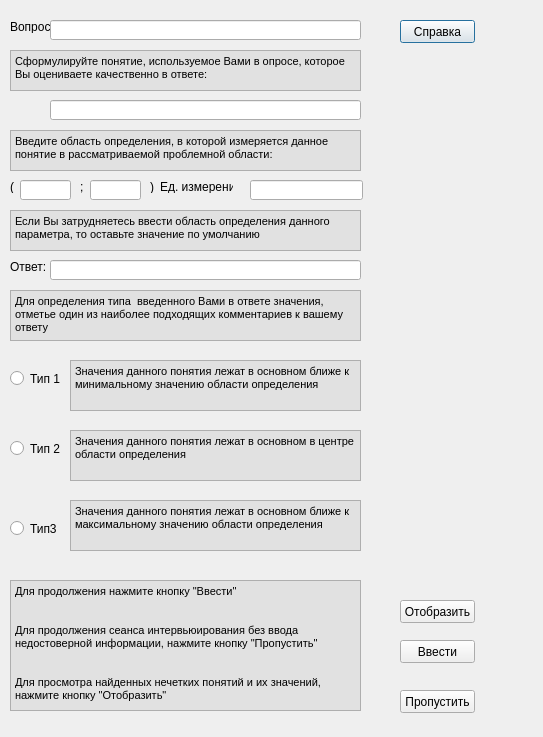
<?xml version="1.0" encoding="UTF-8"?>
<ui version="4.0">
 <class>nf</class>
 <widget class="QDialog" name="nf">
  <property name="geometry">
   <rect>
    <x>0</x>
    <y>0</y>
    <width>543</width>
    <height>737</height>
   </rect>
  </property>
  <property name="windowTitle">
   <string>Dialog</string>
  </property>
  <widget class="QLabel" name="label">
   <property name="geometry">
    <rect>
     <x>10</x>
     <y>20</y>
     <width>47</width>
     <height>13</height>
    </rect>
   </property>
   <property name="text">
    <string>Вопрос:</string>
   </property>
   <property name="textFormat">
    <enum>Qt::RichText</enum>
   </property>
  </widget>
  <widget class="QLineEdit" name="lineEdit">
   <property name="geometry">
    <rect>
     <x>50</x>
     <y>20</y>
     <width>311</width>
     <height>20</height>
    </rect>
   </property>
   <property name="text">
    <string/>
   </property>
  </widget>
  <widget class="QTextBrowser" name="textBrowser">
   <property name="geometry">
    <rect>
     <x>10</x>
     <y>50</y>
     <width>351</width>
     <height>41</height>
    </rect>
   </property>
   <property name="mouseTracking">
    <bool>false</bool>
   </property>
   <property name="styleSheet">
    <string>background-color: rgb(225, 225, 225)</string>
   </property>
   <property name="html">
    <string>&lt;!DOCTYPE HTML PUBLIC &quot;-//W3C//DTD HTML 4.0//EN&quot; &quot;http://www.w3.org/TR/REC-html40/strict.dtd&quot;&gt;
&lt;html&gt;&lt;head&gt;&lt;meta name=&quot;qrichtext&quot; content=&quot;1&quot; /&gt;&lt;style type=&quot;text/css&quot;&gt;
p, li { white-space: pre-wrap; }
&lt;/style&gt;&lt;/head&gt;&lt;body style=&quot; font-family:'MS Shell Dlg 2'; font-size:8.25pt; font-weight:400; font-style:normal;&quot;&gt;
&lt;p style=&quot; margin-top:0px; margin-bottom:0px; margin-left:0px; margin-right:0px; -qt-block-indent:0; text-indent:0px;&quot;&gt;Сформулируйте понятие, используемое Вами в опросе, которое Вы оцениваете качественно в ответе:&lt;/p&gt;&lt;/body&gt;&lt;/html&gt;</string>
   </property>
  </widget>
  <widget class="QLineEdit" name="lineEdit_2">
   <property name="geometry">
    <rect>
     <x>50</x>
     <y>100</y>
     <width>311</width>
     <height>20</height>
    </rect>
   </property>
  </widget>
  <widget class="QTextBrowser" name="textBrowser_2">
   <property name="geometry">
    <rect>
     <x>10</x>
     <y>130</y>
     <width>351</width>
     <height>41</height>
    </rect>
   </property>
   <property name="mouseTracking">
    <bool>false</bool>
   </property>
   <property name="styleSheet">
    <string>background-color: rgb(225, 225, 225)</string>
   </property>
   <property name="html">
    <string>&lt;!DOCTYPE HTML PUBLIC &quot;-//W3C//DTD HTML 4.0//EN&quot; &quot;http://www.w3.org/TR/REC-html40/strict.dtd&quot;&gt;
&lt;html&gt;&lt;head&gt;&lt;meta name=&quot;qrichtext&quot; content=&quot;1&quot; /&gt;&lt;style type=&quot;text/css&quot;&gt;
p, li { white-space: pre-wrap; }
&lt;/style&gt;&lt;/head&gt;&lt;body style=&quot; font-family:'MS Shell Dlg 2'; font-size:8.25pt; font-weight:400; font-style:normal;&quot;&gt;
&lt;p style=&quot; margin-top:0px; margin-bottom:0px; margin-left:0px; margin-right:0px; -qt-block-indent:0; text-indent:0px;&quot;&gt;Введите область определения, в которой измеряется данное понятие в рассматриваемой проблемной области:&lt;/p&gt;&lt;/body&gt;&lt;/html&gt;</string>
   </property>
  </widget>
  <widget class="QLabel" name="label_2">
   <property name="geometry">
    <rect>
     <x>10</x>
     <y>180</y>
     <width>4</width>
     <height>13</height>
    </rect>
   </property>
   <property name="text">
    <string>(</string>
   </property>
  </widget>
  <widget class="QLabel" name="label_3">
   <property name="geometry">
    <rect>
     <x>80</x>
     <y>180</y>
     <width>4</width>
     <height>13</height>
    </rect>
   </property>
   <property name="text">
    <string>;</string>
   </property>
  </widget>
  <widget class="QLabel" name="label_4">
   <property name="geometry">
    <rect>
     <x>160</x>
     <y>180</y>
     <width>73</width>
     <height>13</height>
    </rect>
   </property>
   <property name="text">
    <string>Ед. измерения</string>
   </property>
  </widget>
  <widget class="QLabel" name="label_5">
   <property name="geometry">
    <rect>
     <x>150</x>
     <y>180</y>
     <width>4</width>
     <height>13</height>
    </rect>
   </property>
   <property name="text">
    <string>)</string>
   </property>
  </widget>
  <widget class="QLineEdit" name="lineEdit_3">
   <property name="geometry">
    <rect>
     <x>250</x>
     <y>180</y>
     <width>113</width>
     <height>20</height>
    </rect>
   </property>
  </widget>
  <widget class="QLineEdit" name="lineEdit_4">
   <property name="geometry">
    <rect>
     <x>20</x>
     <y>180</y>
     <width>51</width>
     <height>20</height>
    </rect>
   </property>
  </widget>
  <widget class="QLineEdit" name="lineEdit_5">
   <property name="geometry">
    <rect>
     <x>90</x>
     <y>180</y>
     <width>51</width>
     <height>20</height>
    </rect>
   </property>
  </widget>
  <widget class="QTextBrowser" name="textBrowser_3">
   <property name="geometry">
    <rect>
     <x>10</x>
     <y>210</y>
     <width>351</width>
     <height>41</height>
    </rect>
   </property>
   <property name="mouseTracking">
    <bool>false</bool>
   </property>
   <property name="styleSheet">
    <string>background-color: rgb(225, 225, 225)</string>
   </property>
   <property name="html">
    <string>&lt;!DOCTYPE HTML PUBLIC &quot;-//W3C//DTD HTML 4.0//EN&quot; &quot;http://www.w3.org/TR/REC-html40/strict.dtd&quot;&gt;
&lt;html&gt;&lt;head&gt;&lt;meta name=&quot;qrichtext&quot; content=&quot;1&quot; /&gt;&lt;style type=&quot;text/css&quot;&gt;
p, li { white-space: pre-wrap; }
&lt;/style&gt;&lt;/head&gt;&lt;body style=&quot; font-family:'MS Shell Dlg 2'; font-size:8.25pt; font-weight:400; font-style:normal;&quot;&gt;
&lt;p style=&quot; margin-top:0px; margin-bottom:0px; margin-left:0px; margin-right:0px; -qt-block-indent:0; text-indent:0px;&quot;&gt;Если Вы затрудняетесь ввести область определения данного параметра, то оставьте значение по умолчанию&lt;/p&gt;&lt;/body&gt;&lt;/html&gt;</string>
   </property>
  </widget>
  <widget class="QLineEdit" name="lineEdit_6">
   <property name="geometry">
    <rect>
     <x>50</x>
     <y>260</y>
     <width>311</width>
     <height>20</height>
    </rect>
   </property>
   <property name="text">
    <string/>
   </property>
  </widget>
  <widget class="QLabel" name="label_6">
   <property name="geometry">
    <rect>
     <x>10</x>
     <y>260</y>
     <width>47</width>
     <height>13</height>
    </rect>
   </property>
   <property name="text">
    <string>Ответ:</string>
   </property>
   <property name="textFormat">
    <enum>Qt::RichText</enum>
   </property>
  </widget>
  <widget class="QTextBrowser" name="textBrowser_4">
   <property name="geometry">
    <rect>
     <x>10</x>
     <y>290</y>
     <width>351</width>
     <height>51</height>
    </rect>
   </property>
   <property name="mouseTracking">
    <bool>false</bool>
   </property>
   <property name="styleSheet">
    <string>background-color: rgb(225, 225, 225)</string>
   </property>
   <property name="html">
    <string>&lt;!DOCTYPE HTML PUBLIC &quot;-//W3C//DTD HTML 4.0//EN&quot; &quot;http://www.w3.org/TR/REC-html40/strict.dtd&quot;&gt;
&lt;html&gt;&lt;head&gt;&lt;meta name=&quot;qrichtext&quot; content=&quot;1&quot; /&gt;&lt;style type=&quot;text/css&quot;&gt;
p, li { white-space: pre-wrap; }
&lt;/style&gt;&lt;/head&gt;&lt;body style=&quot; font-family:'MS Shell Dlg 2'; font-size:8.25pt; font-weight:400; font-style:normal;&quot;&gt;
&lt;p style=&quot; margin-top:0px; margin-bottom:0px; margin-left:0px; margin-right:0px; -qt-block-indent:0; text-indent:0px;&quot;&gt;Для определения типа  введенного Вами в ответе значения, отметье один из наиболее подходящих комментариев к вашему ответу&lt;/p&gt;&lt;/body&gt;&lt;/html&gt;</string>
   </property>
  </widget>
  <widget class="QRadioButton" name="radioButton">
   <property name="geometry">
    <rect>
     <x>10</x>
     <y>370</y>
     <width>50</width>
     <height>17</height>
    </rect>
   </property>
   <property name="text">
    <string>Тип 1</string>
   </property>
   <property name="checkable">
    <bool>true</bool>
   </property>
   <property name="checked">
    <bool>false</bool>
   </property>
  </widget>
  <widget class="QRadioButton" name="radioButton_2">
   <property name="geometry">
    <rect>
     <x>10</x>
     <y>440</y>
     <width>82</width>
     <height>17</height>
    </rect>
   </property>
   <property name="autoFillBackground">
    <bool>false</bool>
   </property>
   <property name="text">
    <string>Тип 2</string>
   </property>
   <property name="checkable">
    <bool>true</bool>
   </property>
   <property name="checked">
    <bool>false</bool>
   </property>
  </widget>
  <widget class="QRadioButton" name="radioButton_3">
   <property name="geometry">
    <rect>
     <x>10</x>
     <y>520</y>
     <width>82</width>
     <height>17</height>
    </rect>
   </property>
   <property name="text">
    <string>Тип3</string>
   </property>
  </widget>
  <widget class="QTextBrowser" name="textBrowser_5">
   <property name="geometry">
    <rect>
     <x>70</x>
     <y>360</y>
     <width>291</width>
     <height>51</height>
    </rect>
   </property>
   <property name="mouseTracking">
    <bool>false</bool>
   </property>
   <property name="styleSheet">
    <string>background-color: rgb(225, 225, 225)</string>
   </property>
   <property name="html">
    <string>&lt;!DOCTYPE HTML PUBLIC &quot;-//W3C//DTD HTML 4.0//EN&quot; &quot;http://www.w3.org/TR/REC-html40/strict.dtd&quot;&gt;
&lt;html&gt;&lt;head&gt;&lt;meta name=&quot;qrichtext&quot; content=&quot;1&quot; /&gt;&lt;style type=&quot;text/css&quot;&gt;
p, li { white-space: pre-wrap; }
&lt;/style&gt;&lt;/head&gt;&lt;body style=&quot; font-family:'MS Shell Dlg 2'; font-size:8.25pt; font-weight:400; font-style:normal;&quot;&gt;
&lt;p style=&quot; margin-top:0px; margin-bottom:0px; margin-left:0px; margin-right:0px; -qt-block-indent:0; text-indent:0px;&quot;&gt;Значения данного понятия лежат в основном ближе к минимальному значению области определения&lt;/p&gt;&lt;/body&gt;&lt;/html&gt;</string>
   </property>
  </widget>
  <widget class="QTextBrowser" name="textBrowser_6">
   <property name="geometry">
    <rect>
     <x>70</x>
     <y>430</y>
     <width>291</width>
     <height>51</height>
    </rect>
   </property>
   <property name="mouseTracking">
    <bool>false</bool>
   </property>
   <property name="styleSheet">
    <string>background-color: rgb(225, 225, 225)</string>
   </property>
   <property name="html">
    <string>&lt;!DOCTYPE HTML PUBLIC &quot;-//W3C//DTD HTML 4.0//EN&quot; &quot;http://www.w3.org/TR/REC-html40/strict.dtd&quot;&gt;
&lt;html&gt;&lt;head&gt;&lt;meta name=&quot;qrichtext&quot; content=&quot;1&quot; /&gt;&lt;style type=&quot;text/css&quot;&gt;
p, li { white-space: pre-wrap; }
&lt;/style&gt;&lt;/head&gt;&lt;body style=&quot; font-family:'MS Shell Dlg 2'; font-size:8.25pt; font-weight:400; font-style:normal;&quot;&gt;
&lt;p style=&quot; margin-top:0px; margin-bottom:0px; margin-left:0px; margin-right:0px; -qt-block-indent:0; text-indent:0px;&quot;&gt;Значения данного понятия лежат в основном в центре области определения&lt;/p&gt;&lt;/body&gt;&lt;/html&gt;</string>
   </property>
  </widget>
  <widget class="QTextBrowser" name="textBrowser_7">
   <property name="geometry">
    <rect>
     <x>70</x>
     <y>500</y>
     <width>291</width>
     <height>51</height>
    </rect>
   </property>
   <property name="mouseTracking">
    <bool>false</bool>
   </property>
   <property name="styleSheet">
    <string>background-color: rgb(225, 225, 225)</string>
   </property>
   <property name="html">
    <string>&lt;!DOCTYPE HTML PUBLIC &quot;-//W3C//DTD HTML 4.0//EN&quot; &quot;http://www.w3.org/TR/REC-html40/strict.dtd&quot;&gt;
&lt;html&gt;&lt;head&gt;&lt;meta name=&quot;qrichtext&quot; content=&quot;1&quot; /&gt;&lt;style type=&quot;text/css&quot;&gt;
p, li { white-space: pre-wrap; }
&lt;/style&gt;&lt;/head&gt;&lt;body style=&quot; font-family:'MS Shell Dlg 2'; font-size:8.25pt; font-weight:400; font-style:normal;&quot;&gt;
&lt;p style=&quot; margin-top:0px; margin-bottom:0px; margin-left:0px; margin-right:0px; -qt-block-indent:0; text-indent:0px;&quot;&gt;Значения данного понятия лежат в основном ближе к максимальному значению области определения&lt;/p&gt;&lt;/body&gt;&lt;/html&gt;</string>
   </property>
  </widget>
  <widget class="QTextBrowser" name="textBrowser_8">
   <property name="geometry">
    <rect>
     <x>10</x>
     <y>580</y>
     <width>351</width>
     <height>131</height>
    </rect>
   </property>
   <property name="mouseTracking">
    <bool>false</bool>
   </property>
   <property name="styleSheet">
    <string>background-color: rgb(225, 225, 225)</string>
   </property>
   <property name="html">
    <string>&lt;!DOCTYPE HTML PUBLIC &quot;-//W3C//DTD HTML 4.0//EN&quot; &quot;http://www.w3.org/TR/REC-html40/strict.dtd&quot;&gt;
&lt;html&gt;&lt;head&gt;&lt;meta name=&quot;qrichtext&quot; content=&quot;1&quot; /&gt;&lt;style type=&quot;text/css&quot;&gt;
p, li { white-space: pre-wrap; }
&lt;/style&gt;&lt;/head&gt;&lt;body style=&quot; font-family:'MS Shell Dlg 2'; font-size:8.25pt; font-weight:400; font-style:normal;&quot;&gt;
&lt;p style=&quot; margin-top:0px; margin-bottom:0px; margin-left:0px; margin-right:0px; -qt-block-indent:0; text-indent:0px;&quot;&gt;Для продолжения нажмите кнопку &amp;quot;Ввести&amp;quot;&lt;/p&gt;
&lt;p style=&quot;-qt-paragraph-type:empty; margin-top:0px; margin-bottom:0px; margin-left:0px; margin-right:0px; -qt-block-indent:0; text-indent:0px;&quot;&gt;&lt;br /&gt;&lt;/p&gt;
&lt;p style=&quot;-qt-paragraph-type:empty; margin-top:0px; margin-bottom:0px; margin-left:0px; margin-right:0px; -qt-block-indent:0; text-indent:0px;&quot;&gt;&lt;br /&gt;&lt;/p&gt;
&lt;p style=&quot; margin-top:0px; margin-bottom:0px; margin-left:0px; margin-right:0px; -qt-block-indent:0; text-indent:0px;&quot;&gt;Для продолжения сеанса интервьюирования без ввода недостоверной информации, нажмите кнопку &amp;quot;Пропустить&amp;quot;&lt;/p&gt;
&lt;p style=&quot;-qt-paragraph-type:empty; margin-top:0px; margin-bottom:0px; margin-left:0px; margin-right:0px; -qt-block-indent:0; text-indent:0px;&quot;&gt;&lt;br /&gt;&lt;/p&gt;
&lt;p style=&quot;-qt-paragraph-type:empty; margin-top:0px; margin-bottom:0px; margin-left:0px; margin-right:0px; -qt-block-indent:0; text-indent:0px;&quot;&gt;&lt;br /&gt;&lt;/p&gt;
&lt;p style=&quot; margin-top:0px; margin-bottom:0px; margin-left:0px; margin-right:0px; -qt-block-indent:0; text-indent:0px;&quot;&gt;Для просмотра найденных нечетких понятий и их значений, нажмите кнопку &amp;quot;Отобразить&amp;quot;&lt;/p&gt;&lt;/body&gt;&lt;/html&gt;</string>
   </property>
  </widget>
  <widget class="QPushButton" name="pushButton">
   <property name="geometry">
    <rect>
     <x>400</x>
     <y>20</y>
     <width>75</width>
     <height>23</height>
    </rect>
   </property>
   <property name="text">
    <string>Справка</string>
   </property>
  </widget>
  <widget class="QPushButton" name="pushButton_2">
   <property name="geometry">
    <rect>
     <x>400</x>
     <y>600</y>
     <width>75</width>
     <height>23</height>
    </rect>
   </property>
   <property name="text">
    <string>Отобразить</string>
   </property>
  </widget>
  <widget class="QPushButton" name="pushButton_3">
   <property name="geometry">
    <rect>
     <x>400</x>
     <y>640</y>
     <width>75</width>
     <height>23</height>
    </rect>
   </property>
   <property name="text">
    <string>Ввести</string>
   </property>
  </widget>
  <widget class="QPushButton" name="pushButton_4">
   <property name="geometry">
    <rect>
     <x>400</x>
     <y>690</y>
     <width>75</width>
     <height>23</height>
    </rect>
   </property>
   <property name="text">
    <string>Пропустить</string>
   </property>
  </widget>
 </widget>
 <resources/>
 <connections/>
</ui>
